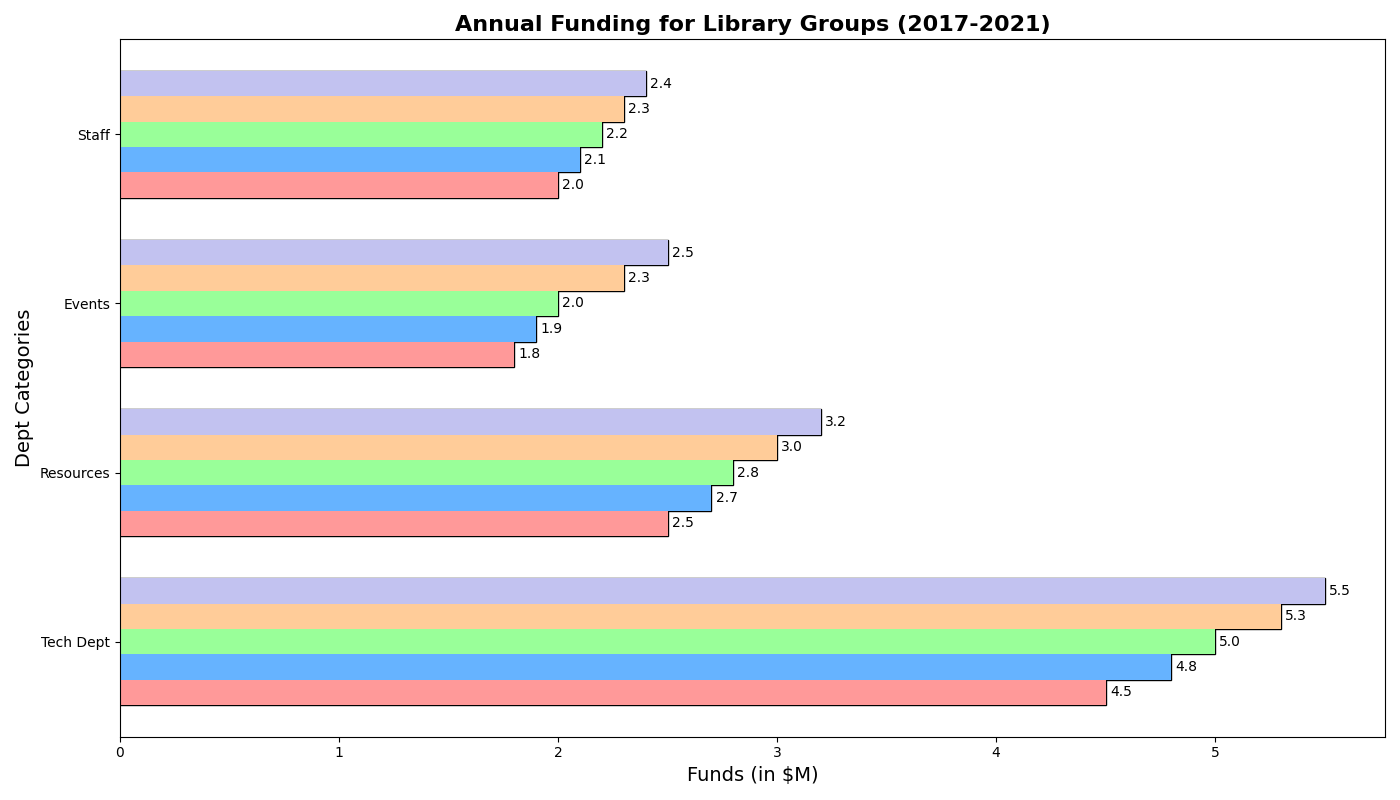

Write the Python code that produced this figure.
import matplotlib.pyplot as plt
import numpy as np

departments = ['Tech Dept', 'Resources', 'Events', 'Staff']

budget_2017 = [4.5, 2.5, 1.8, 2.0]
budget_2018 = [4.8, 2.7, 1.9, 2.1]
budget_2019 = [5.0, 2.8, 2.0, 2.2]
budget_2020 = [5.3, 3.0, 2.3, 2.3]
budget_2021 = [5.5, 3.2, 2.5, 2.4]

data = np.array([budget_2017, budget_2018, budget_2019, budget_2020, budget_2021])

fig, ax = plt.subplots(figsize=(14, 8))

x = np.arange(len(departments))
height = 0.15

# Define a new set of colors for each year
colors = ['#ff9999','#66b3ff','#99ff99','#ffcc99','#c2c2f0']

for i in range(data.shape[0]):
    ax.barh(x + (i - 2) * height, data[i], height, edgecolor='black', color=colors[i])

ax.set_ylabel('Dept Categories', fontsize=14)
ax.set_xlabel('Funds (in $M)', fontsize=14)
ax.set_title('Annual Funding for Library Groups (2017-2021)', fontsize=16, fontweight='bold')
ax.set_yticks(x)
ax.set_yticklabels(departments)

ax.xaxis.grid(False)
ax.legend().remove()

for i in range(data.shape[0]):
    bars = ax.barh(x + (i - 2) * height, data[i], height, color=colors[i])
    for bar, width in zip(bars, data[i]):
        ax.annotate(f'{width:.1f}', 
                    xy=(width, bar.get_y() + bar.get_height() / 2),
                    xytext=(3, 0), 
                    textcoords="offset points",
                    ha='left', va='center', fontsize=10, color='black')

plt.tight_layout()
plt.show()
